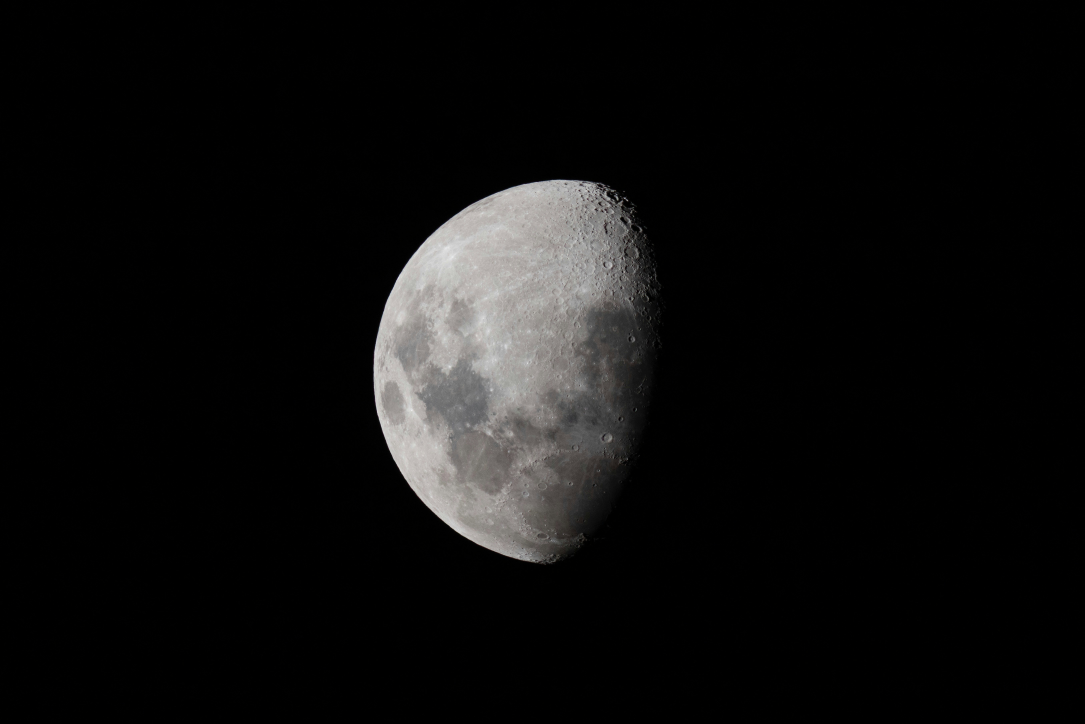
#> input picture Görüntü İşleme/PROJE9/moons/ay1.jpg, 5425 x 3617 px, found by its file name (shown at 1/5 size)
$ python 9-MOONCONTOURS.py
#> lines starting #> are read from the running program, lines starting #| are printed output that depends on the picture; after the words box and inside, x2 and y2 are one past the last pixel; in counts of white or black regions, pixels touching at a corner belong together
import cv2
import os
import numpy as np

image_paths = [
    "D:/ornekresim/moons/ay1.jpg",
    "D:/ornekresim/moons/ay2.jpg",
    "D:/ornekresim/moons/ay3.jpg",
    "D:/ornekresim/moons/ay4.jpg"
]

save_path = "D:/ornekresim/moonkonturlar"

lower = np.array([0, 0, 50])
upper = np.array([180, 60, 255])

for idx, path in enumerate(image_paths):
    img = cv2.imread(path)
#> img is the input picture: shape (3617, 5425, 3); mean B, G, R 14.1, 14.4, 14.7

    hsv = cv2.cvtColor(img, cv2.COLOR_BGR2HSV)
#> hsv: shape (3617, 5425, 3); mean H, S, V 3.7, 8.9, 14.7
    mask = cv2.inRange(hsv, lower, upper)
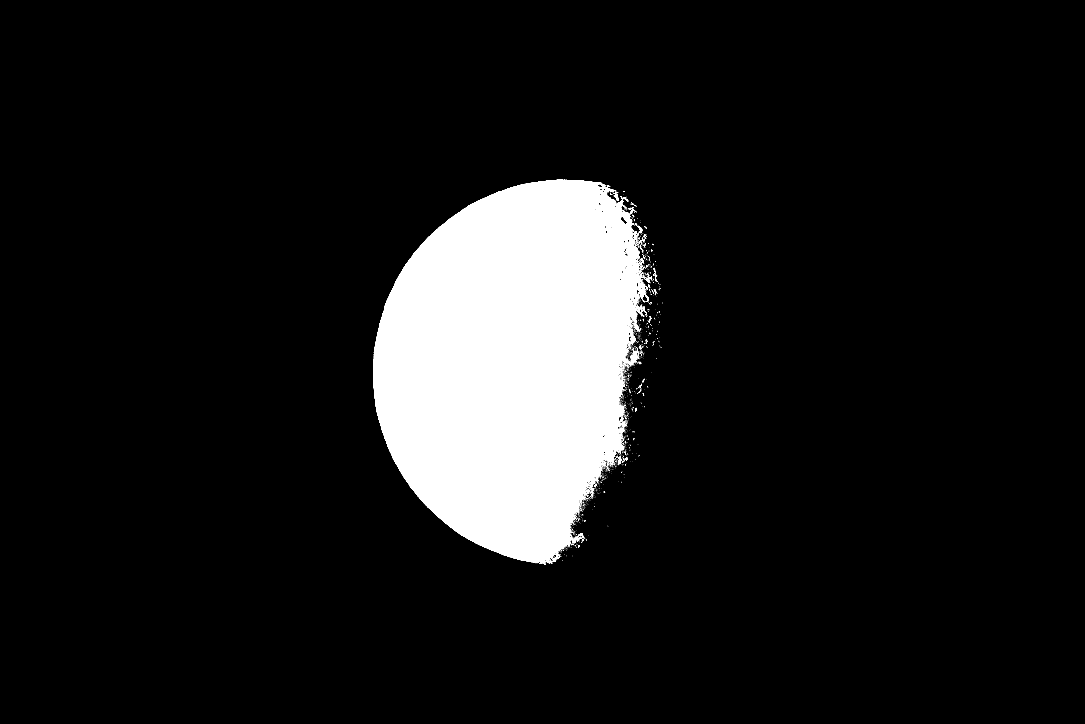
#> mask: shape (3617, 5425) (shown at 1/5 size); 9.7% white; 3391 white regions (3288 under 20 px)

    contours, _ = cv2.findContours(mask, cv2.RETR_EXTERNAL, cv2.CHAIN_APPROX_SIMPLE)
#> contours = 3315 contours, 3267 with area under 20; largest, box (x1, y1, x2, y2) and area: (1866, 898, 3232, 2819) 1901703, (3141, 1736, 3195, 1824) 958, (3065, 964, 3094, 1004) 370, (2848, 2683, 2891, 2713) 325, (3186, 1128, 3212, 1167) 308

    img_contour = img.copy()

    for contour in contours:
        area = cv2.contourArea(contour)
        if area > 15000:  # Buradaki sınırı ihtiyaca göre ayarlayabilirsin
            x, y, w, h = cv2.boundingRect(contour)
            boyut = max(w, h)
            x_centered = x + w // 2 - boyut // 2
            y_centered = y + h // 2 - boyut // 2

            x_start = max(0, x_centered)
            y_start = max(0, y_centered)
            x_end = min(img.shape[1], x_start + boyut)
            y_end = min(img.shape[0], y_start + boyut)

            cv2.rectangle(img_contour, (x_start, y_start), (x_end, y_end), (0, 255, 0), 2)
#> this loop made 3315 passes
#> (area, x, y, w, h, boyut, x_centered, y_centered) on pass 3314: (1901703, 1866, 898, 1366, 1921, 1921, 1589, 898)
#> area on pass 7: 21

    filename = os.path.join(save_path, f"ay{idx+1}_contour.jpg")
    cv2.imwrite(filename, img_contour)
    print(f"{filename} kaydedildi.")
    cv2.imshow(f"Ay {idx+1} - Konturlar", img_contour)
#> pass 2 of the loop `for idx, path in enumerate(image_paths):`:
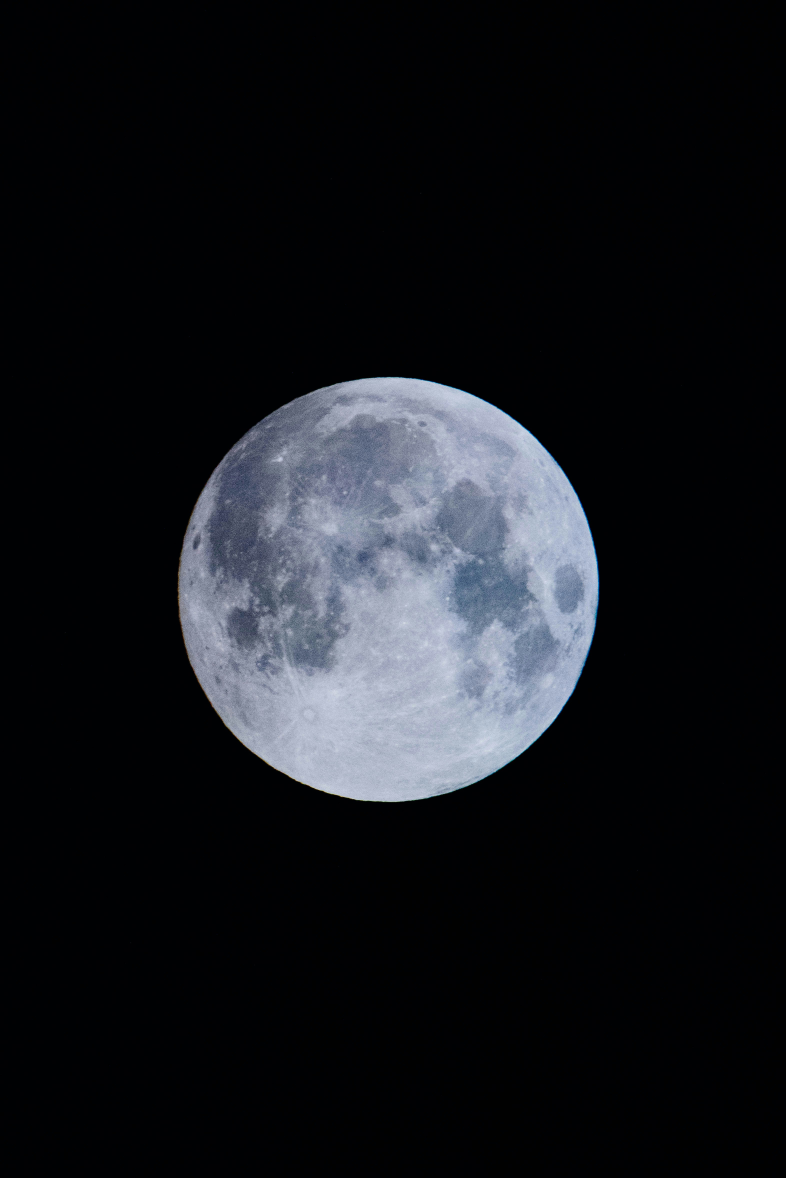
#> input picture Görüntü İşleme/PROJE9/moons/ay2.jpg, 3144 x 4711 px, found by its file name (shown at 1/4 size)
#> img is the input picture: shape (4711, 3144, 3); mean B, G, R 28.7, 24.1, 22.1
#> hsv: shape (4711, 3144, 3); mean H, S, V 99, 173.8, 28.7
#> `mask = cv2.inRange(hsv, lower, upper)`:
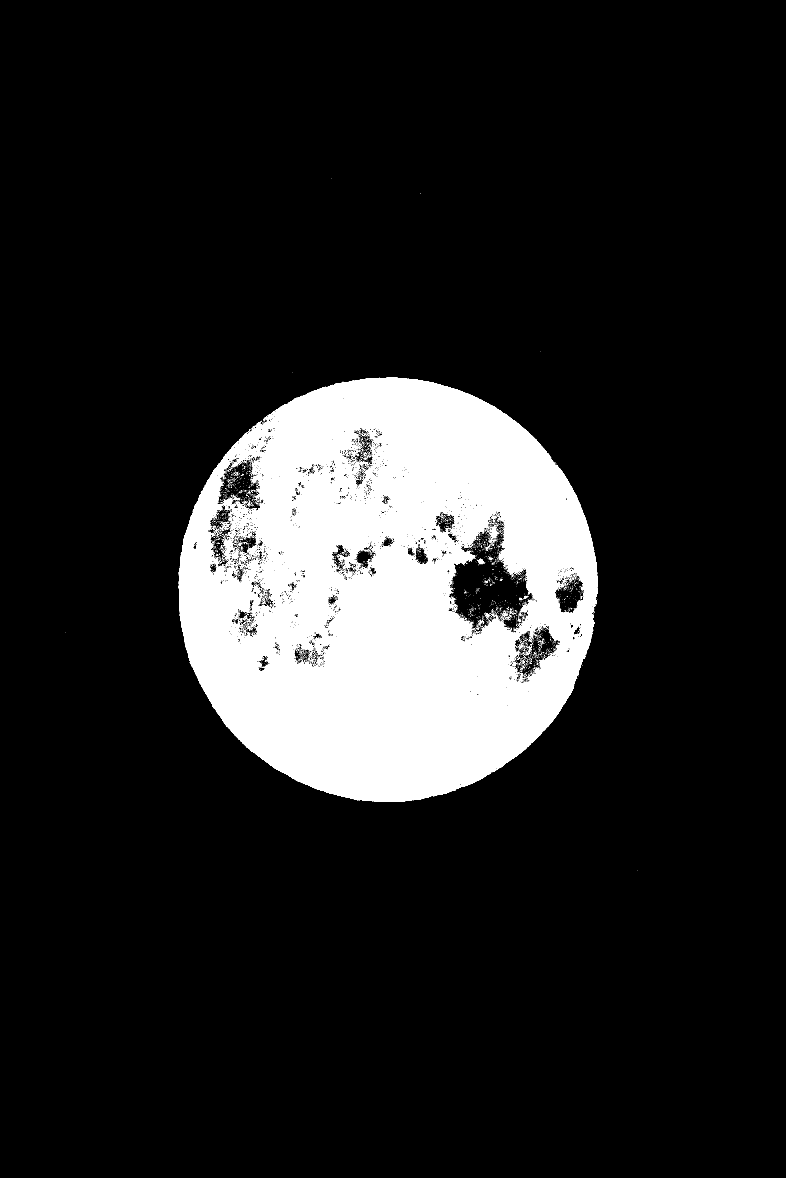
#> mask: shape (4711, 3144) (shown at 1/4 size); 12.3% white; 10588 white regions (10378 under 20 px)
#> contours = 86 contours, 84 with area under 20; largest, box (x1, y1, x2, y2) and area: (714, 1511, 2391, 3208) 2224460, (1023, 1692, 1042, 1709) 60
#> the loop `for contour in contours:` made 86 passes
#> (area, x, y, w, h, boyut, x_centered, y_centered) on pass 82: (2224460.5, 714, 1511, 1677, 1697, 1697, 704, 1511)
#> pass 3 of the loop `for idx, path in enumerate(image_paths):`:
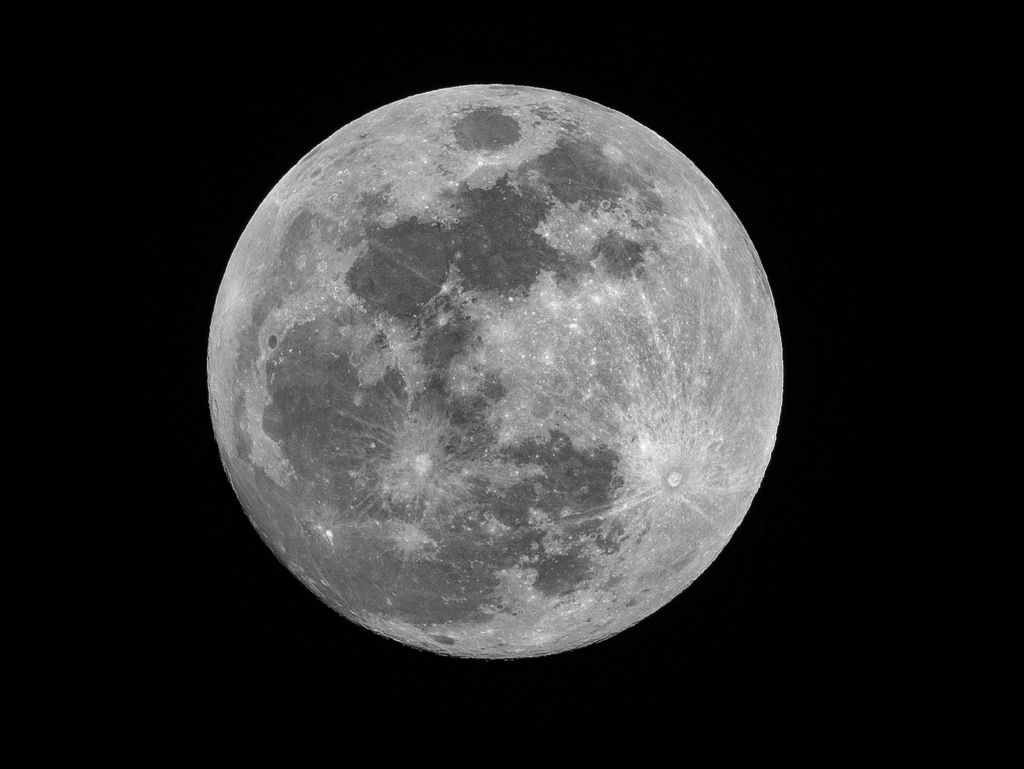
#> input picture Görüntü İşleme/PROJE9/moons/ay3.jpg, 2048 x 1538 px, found by its file name (shown at 1/2 size)
#> img is the input picture: shape (1538, 2048, 3); min 0, max 255, mean 46.1
#> hsv: shape (1538, 2048, 3); mean H, S, V 0, 0, 46.1
#> `mask = cv2.inRange(hsv, lower, upper)`:
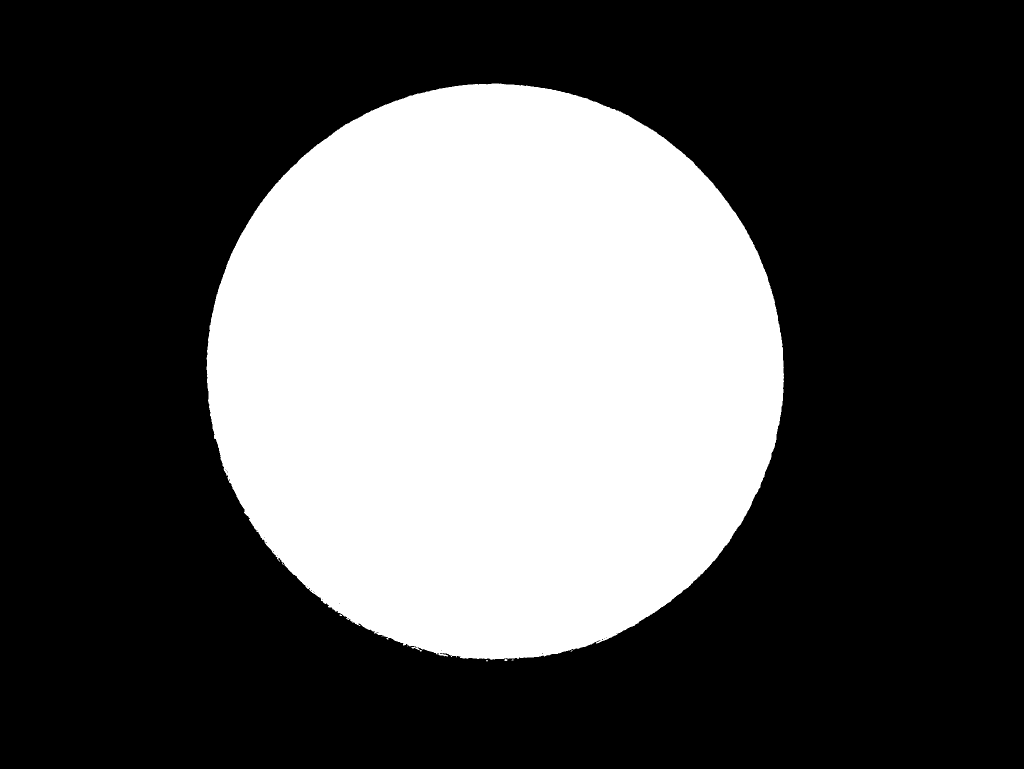
#> mask: shape (1538, 2048) (shown at 1/2 size); 33.1% white; 7 white regions (5 under 20 px)
#> contours = 7 contours, 6 with area under 20; largest, box (x1, y1, x2, y2) and area: (413, 167, 1568, 1320) 1041442
#> the loop `for contour in contours:` made 7 passes
#> (area, x, y, w, h, boyut, x_centered, y_centered) on pass 7: (1041442, 413, 167, 1155, 1153, 1155, 413, 166)
#> after the loop `for contour in contours:`:
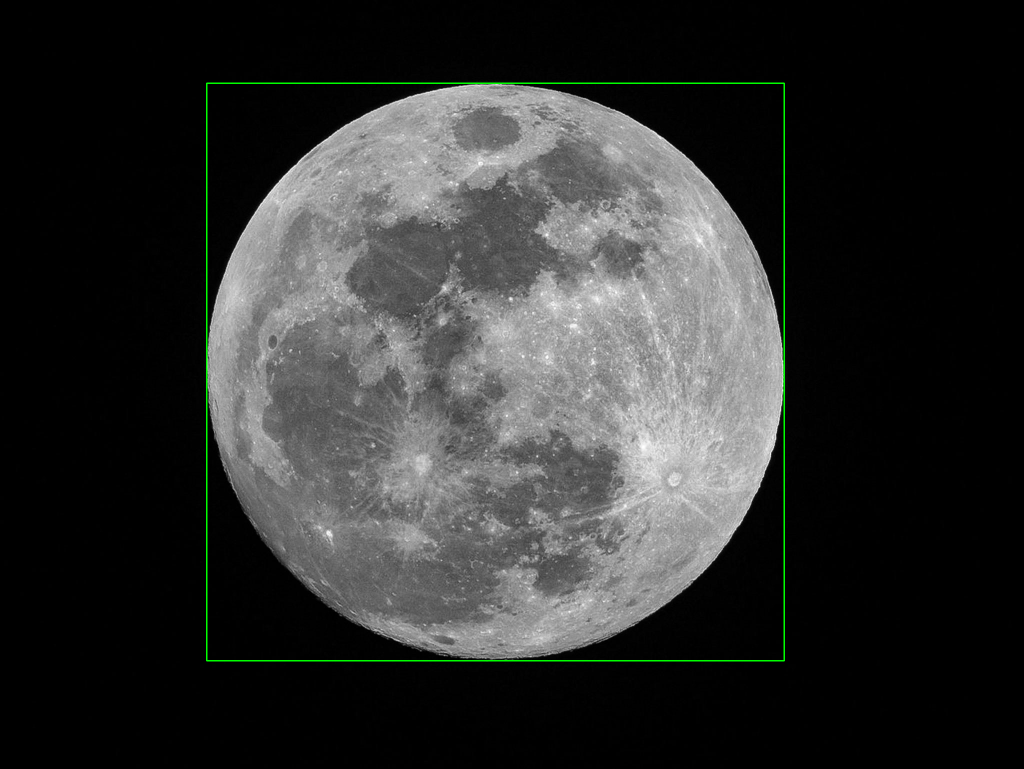
#> img_contour: shape (1538, 2048, 3) (shown at 1/2 size); 0.44% of pixels changed, all inside (x1, y1, x2, y2) = (412, 165, 1570, 1323)
#> the loop made 4 passes; the first 3 are shown

cv2.waitKey(0)
cv2.destroyAllWindows()
